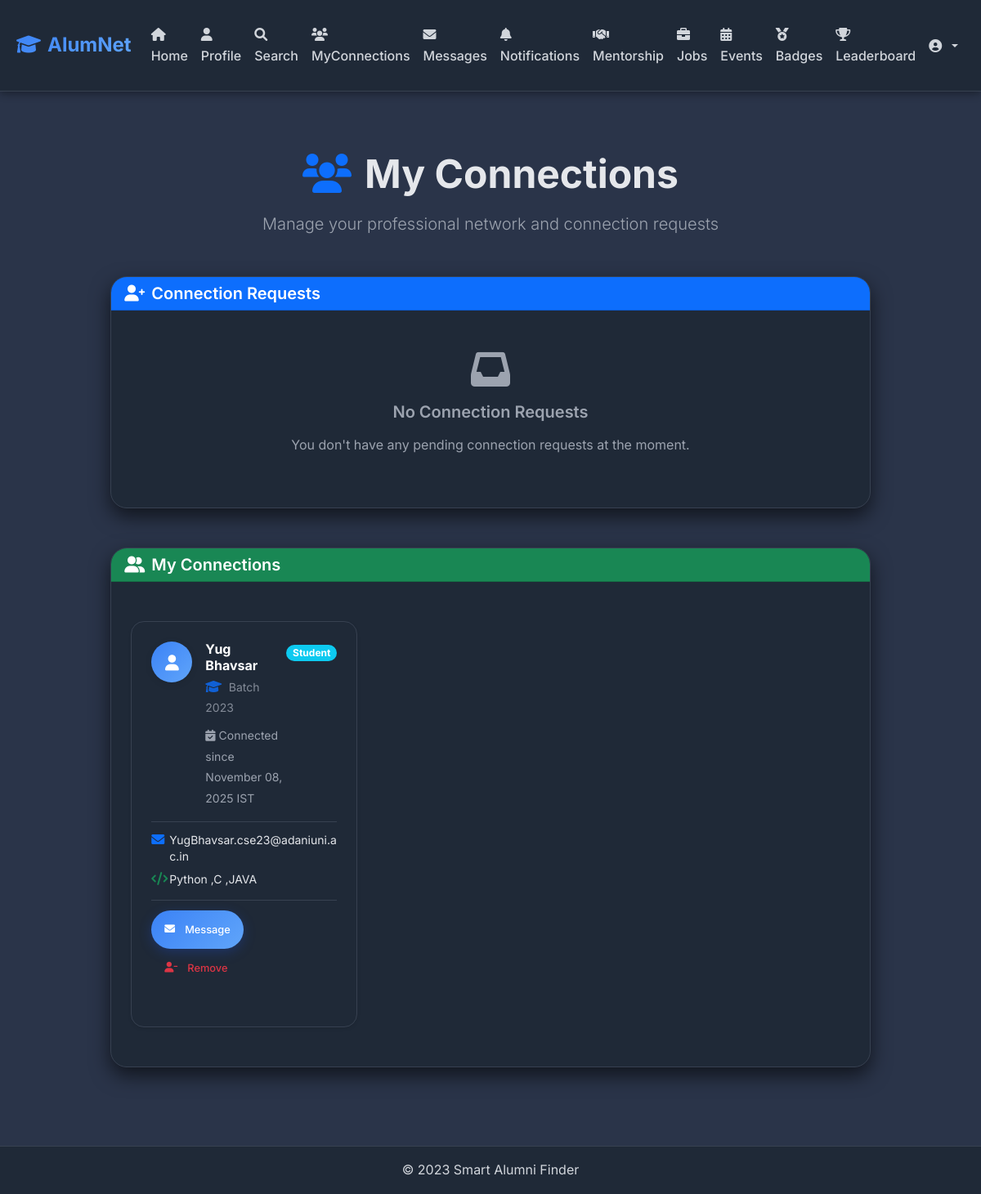
Screenshot of /myconnections (signed in) with the database file from the repository.
### models.py (models this page shows, shortened)
class Connection(db.Model):
    id = db.Column(db.Integer, primary_key=True)
    sender_id = db.Column(db.Integer, db.ForeignKey('user.id'), nullable=False)
    receiver_id = db.Column(db.Integer, db.ForeignKey('user.id'), nullable=False)
    status = db.Column(db.String(20), default='pending')  # pending, accepted, rejected
    created_at = db.Column(db.DateTime, default=datetime.utcnow)
    sender = db.relationship('User', foreign_keys=[sender_id], backref='sent_connections')
    receiver = db.relationship('User', foreign_keys=[receiver_id], backref='received_connections')

class User(db.Model):
    id = db.Column(db.Integer, primary_key=True)
    username = db.Column(db.String(80), unique=True, nullable=False)
    email = db.Column(db.String(120), unique=True, nullable=False)
    password = db.Column(db.String(120), nullable=False)
    role = db.Column(db.String(20), nullable=False)  # student, alumni, faculty
    alumni_id = db.Column(db.String(20), unique=True, nullable=True)  # For alumni
    faculty_id = db.Column(db.String(20), unique=True, nullable=True)  # For faculty
    batch_year = db.Column(db.Integer, nullable=True)
    skills = db.Column(db.Text, nullable=True)  # comma-separated
    created_at = db.Column(db.DateTime, default=datetime.utcnow)

### app.py (the view)
@app.route('/myconnections')
def myconnections():
    if 'user_id' not in session:
        return redirect(url_for('login'))
    user_id = session['user_id']
    connection_requests = Connection.query.filter_by(receiver_id=user_id, status='pending').all()
    connections = Connection.query.filter(
        ((Connection.sender_id == user_id) | (Connection.receiver_id == user_id)) & (Connection.status == 'accepted')
    ).all()
    return render_template('myconnections.html', connection_requests=connection_requests, connections=connections)

### templates/myconnections.html (shortened to what this page needs)
{% extends "base.html" %}
{% block content %}
<div class="connections-section py-5">
    <div class="container">
        <div class="row justify-content-center">
            <div class="col-lg-10">
                <div class="text-center mb-5">
                    <h1 class="display-5 fw-bold mb-3">
                        <i class="fas fa-users me-3 text-primary"></i>My Connections
                    </h1>
                    <p class="lead text-muted">Manage your professional network and connection requests</p>
                </div>
                <div class="card shadow-lg rounded-xl mb-5">
                    <div class="card-header bg-primary text-white">
                        <h5 class="mb-0">
                            <i class="fas fa-user-plus me-2"></i>Connection Requests
                        </h5>
                    </div>
                    <div class="card-body p-4">
                        {% if connection_requests %}
                        <div class="row g-4">
                            {% for request in connection_requests %}
                            <div class="col-xl-6 col-lg-12 mb-4">
                                <div class="card connection-request-card shadow-sm rounded-lg h-100 border-0">
                                    <div class="card-body p-4">
                                        <div class="d-flex align-items-start mb-3">
                                            <div class="avatar-container me-3">
                                                <div class="avatar-circle">
                                                    <i class="fas fa-user text-white"></i>
                                                </div>
                                            </div>
                                            <div class="flex-grow-1">
                                                <h6 class="card-title mb-1 fw-bold">
                                                    <a href="{{ url_for('view_profile', user_id=request.sender.id) }}" class="text-decoration-none text-white">{{ request.sender.username }}</a>
                                                </h6>
                                                <div class="batch-badge mb-2">
                                                    <i class="fas fa-graduation-cap me-1 text-primary"></i>
                                                    <small class="text-muted">Batch {{ request.sender.batch_year or 'N/A' }}</small>
                                                </div>
                                                <small class="text-muted">
                                                    <i class="fas fa-clock me-1"></i>Requested on {{ request.created_at.strftime('%B %d, %Y') }} IST
                                                </small>
                                            </div>
                                            <div class="role-badge">
                                                <span class="badge bg-{{ 'primary' if request.sender.role == 'alumni' else 'secondary' if request.sender.role == 'faculty' else 'info' }} rounded-pill px-2 py-1">
                                                    {{ request.sender.role | title }}
                                                </span>
                                            </div>
                                        </div>
                                        <div class="contact-info mb-3">
                                            <div class="info-row mb-2">
                                                <i class="fas fa-envelope text-primary me-2"></i>
                                                <span class="small">{{ request.sender.email }}</span>
                                            </div>
                                            {% if request.sender.skills %}
                                            <div class="info-row">
                                                <i class="fas fa-code text-success me-2"></i>
                                                <span class="small">{{ request.sender.skills }}</span>
                                            </div>
                                            {% endif %}
                                        </div>
                                        <div class="action-buttons">
                                            <form method="POST" action="{{ url_for('respond_connection', request_id=request.id) }}" class="d-inline">
                                                <input type="hidden" name="action" value="accept">
                                                <button type="submit" class="btn btn-success btn-sm me-2 rounded-pill px-3">
                                                    <i class="fas fa-check me-1"></i>Accept
                                                </button>
                                            </form>
                                            <form method="POST" action="{{ url_for('respond_connection', request_id=request.id) }}" class="d-inline">
                                                <input type="hidden" name="action" value="reject">
                                                <button type="submit" class="btn btn-outline-danger btn-sm rounded-pill px-3">
                                                    <i class="fas fa-times me-1"></i>Reject
                                                </button>
                                            </form>
                                        </div>
                                    </div>
                                </div>
                            </div>
                            {% endfor %}
                        </div>
                        {% else %}
                        <div class="text-center py-4">
                            <i class="fas fa-inbox fa-3x text-muted mb-3"></i>
                            <h5 class="text-muted">No Connection Requests</h5>
                            <p class="text-muted">You don't have any pending connection requests at the moment.</p>
                        </div>
                        {% endif %}
                    </div>
                </div>
                <div class="card shadow-lg rounded-xl">
                    <div class="card-header bg-success text-white">
                        <h5 class="mb-0">
                            <i class="fas fa-user-friends me-2"></i>My Connections
                        </h5>
                    </div>
                    <div class="card-body p-4">
                        {% if connections %}
                        <div class="row g-4">
                            {% for connection in connections %}
                            <div class="col-xl-4 col-lg-6 col-md-6 mb-4">
                                <div class="card connection-card shadow-sm rounded-lg h-100 border-0">
                                    <div class="card-body p-4">
                                        <div class="d-flex align-items-start mb-3">
                                            <div class="avatar-container me-3">
                                                <div class="avatar-circle">
                                                    <i class="fas fa-user text-white"></i>
                                                </div>
                                            </div>
                                            <div class="flex-grow-1">
                                                <h6 class="card-title mb-1 fw-bold">
                                                    <a href="{{ url_for('view_profile', user_id=(connection.receiver.id if connection.sender_id == session.user_id else connection.sender.id)) }}" class="text-decoration-none text-white">{{ connection.receiver.username if connection.sender_id == session.user_id else connection.sender.username }}</a>
                                                </h6>
                                                <div class="batch-badge mb-2">
                                                    <i class="fas fa-graduation-cap me-1 text-primary"></i>
                                                    <small class="text-muted">Batch {{ (connection.receiver.batch_year if connection.sender_id == session.user_id else connection.sender.batch_year) or 'N/A' }}</small>
                                                </div>
                                                <small class="text-muted">
                                                    <i class="fas fa-calendar-check me-1"></i>Connected since {{ connection.created_at.strftime('%B %d, %Y') }} IST
                                                </small>
                                            </div>
                                            <div class="role-badge">
                                                <span class="badge bg-{{ 'primary' if (connection.receiver.role if connection.sender_id == session.user_id else connection.sender.role) == 'alumni' else 'secondary' if (connection.receiver.role if connection.sender_id == session.user_id else connection.sender.role) == 'faculty' else 'info' }} rounded-pill px-2 py-1">
                                                    {{ (connection.receiver.role if connection.sender_id == session.user_id else connection.sender.role) | title }}
                                                </span>
                                            </div>
                                        </div>
                                        <div class="contact-info mb-3">
                                            <div class="info-row mb-2">
                                                <i class="fas fa-envelope text-primary me-2"></i>
                                                <span class="small">{{ connection.receiver.email if connection.sender_id == session.user_id else connection.sender.email }}</span>
                                            </div>
                                            {% if (connection.receiver.skills if connection.sender_id == session.user_id else connection.sender.skills) %}
                                            <div class="info-row">
                                                <i class="fas fa-code text-success me-2"></i>
                                                <span class="small">{{ connection.receiver.skills if connection.sender_id == session.user_id else connection.sender.skills }}</span>
                                            </div>
                                            {% endif %}
                                        </div>
                                        <div class="action-buttons">
                                            <button class="btn btn-primary btn-sm me-2 rounded-pill px-3" onclick="sendMessage('{{ connection.receiver.email if connection.sender_id == session.user_id else connection.sender.email }}')">
                                                <i class="fas fa-envelope me-1"></i>Message
                                            </button>
                                            <button class="btn btn-outline-danger btn-sm rounded-pill px-3" onclick="removeConnection({{ connection.id }})">
                                                <i class="fas fa-user-minus me-1"></i>Remove
                                            </button>
                                        </div>
                                    </div>
                                </div>
                            </div>
                            {% endfor %}
                        </div>
                        {% endif %}
                    </div>
                </div>
            </div>
        </div>
    </div>
</div>
{% endblock %}

### rows the page displays
Connection: receiver "Yug Bhavsar", created_at "November 08, 2025", receiver "YugBhavsar.cse23@adaniuni.ac.in", receiver "Python ,C ,JAVA"
User: batch_year "2023", role "Student"
